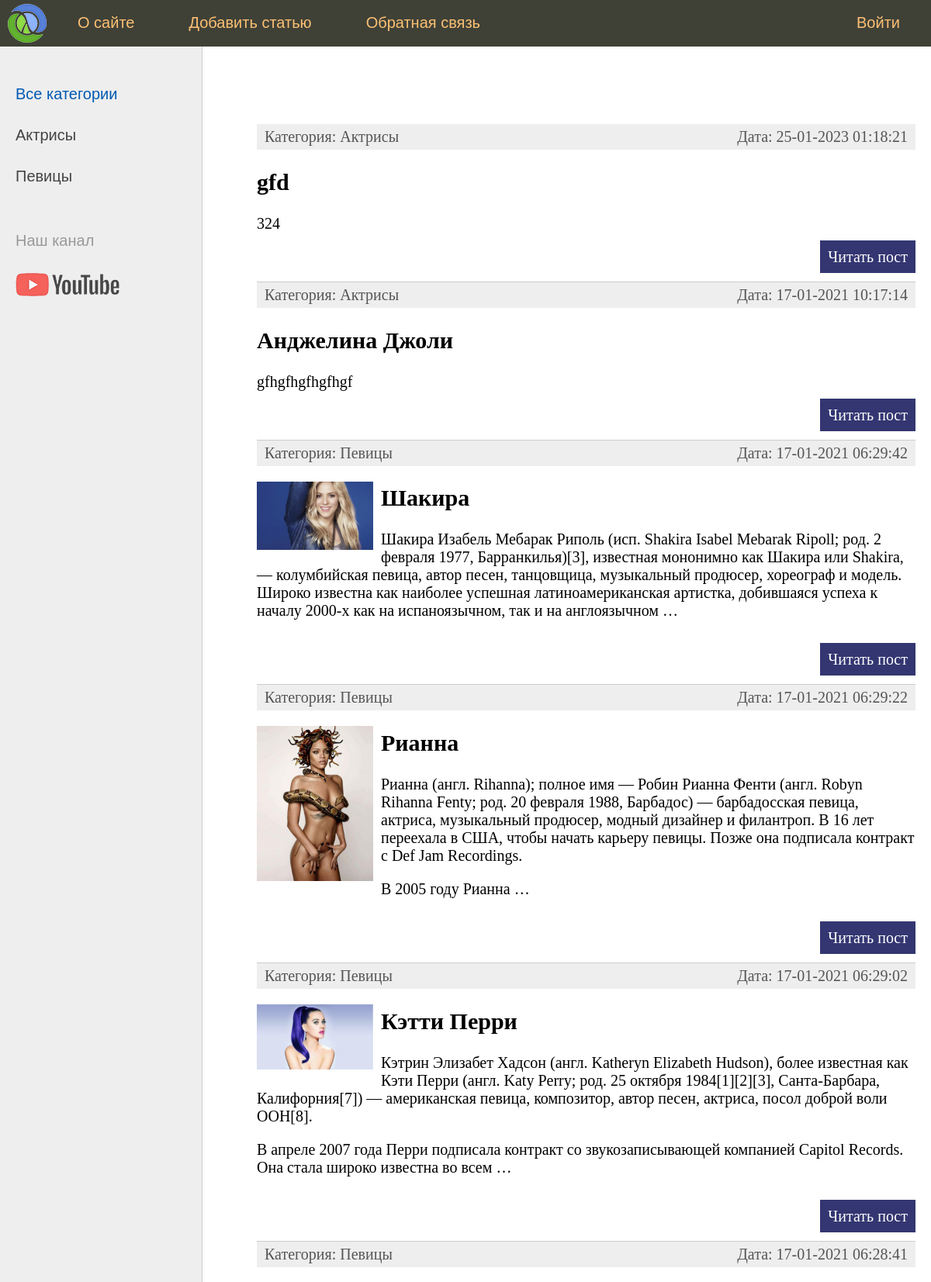
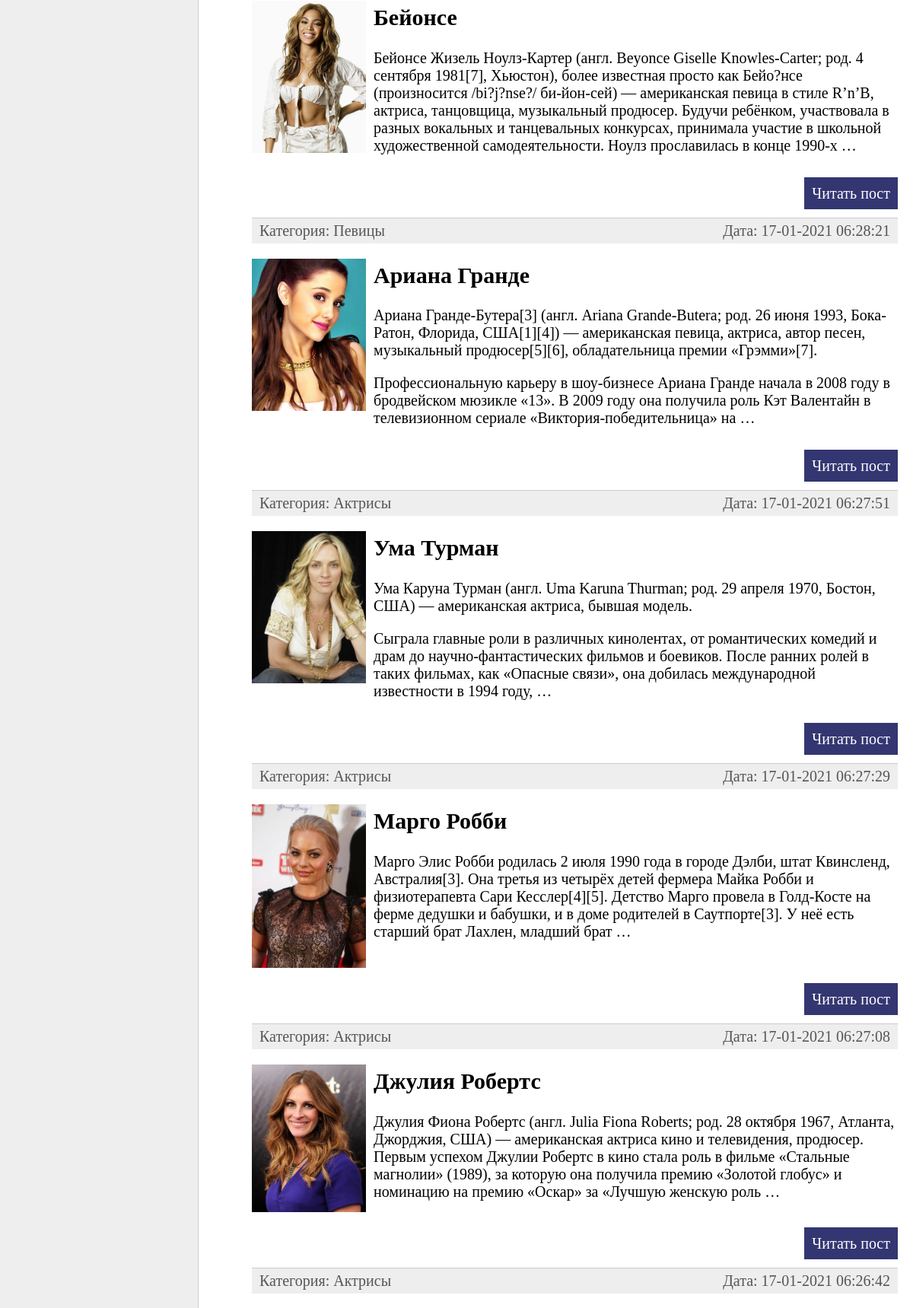
The page / (upper part) on the database its author committed (2 pictures, top to bottom).
### women/models.py (models this page shows, shortened)
class Category(models.Model):
    name = models.CharField(max_length=100, db_index=True, verbose_name="Категория")
    slug = models.SlugField(max_length=255, unique=True, db_index=True, verbose_name="URL")
    def __str__(self):
        return self.name
    def get_absolute_url(self):
        return reverse('category', kwargs={'cat_id': self.pk})
    class Meta:
        verbose_name = 'Категория'
        verbose_name_plural = 'Категории'
        ordering = ['id']

class Women(models.Model):
    title = models.CharField(max_length=255, verbose_name="Заголовок")
    slug = models.SlugField(max_length=255, unique=True, db_index=True, verbose_name="URL")
    content = models.TextField(blank=True, verbose_name="Текст статьи")
    photo = models.ImageField(upload_to="photos/%Y/%m/%d/", verbose_name="Фото")
    time_create = models.DateTimeField(auto_now_add=True, verbose_name="Время создания")
    time_update = models.DateTimeField(auto_now=True, verbose_name="Время изменения")
    is_published = models.BooleanField(default=True, verbose_name="Публикация")
    cat = models.ForeignKey('Category', on_delete=models.PROTECT, verbose_name="Категории")
    def get_absolute_url(self):
        return reverse('post', kwargs={'post_slug': self.slug})
    class Meta:
        verbose_name = 'Известные женщины'
        verbose_name_plural = 'Известные женщины'
        ordering = ['-time_create', 'title']

### women/views.py (the view)
# urls.py: path('', index, name='home'),
def index(request):
    posts = Women.objects.all()
    context = {
        'posts': posts,
        'menu': menu,
        'title': 'Главная страница',
        'cat_selected': 0,
    }
    return render(request, 'women/index.html', context=context)

### women/templatetags/women_tags.py (called while the page is built)
@register.inclusion_tag('women/list_categories.html')
def show_categories(sort=None, cat_selected=0):
    if not sort:
        cats = Category.objects.all()
    else:
        cats = Category.objects.order_by(sort)
    return {"cats": cats, "cat_selected": cat_selected}

### women/templates/women/index.html (shortened to what this page needs)
{% extends 'women/base.html' %}
{% block content %}
<ul class="list-articles">
	{% for p in posts %}
			<li><div class="article-panel">
	<p class="first">Категория: {{p.cat}}</p>
	<p class="last">Дата: {{p.time_update|date:"d-m-Y H:i:s"}}</p>
</div>
{% if p.photo %}
	<p><img class="img-article-left thumb" src="{{p.photo.url}}"></p>
{% endif %}
				<h2>{{p.title}}</h2>
	{% autoescape on %}
	{{p.content|linebreaks|truncatewords:50}}
	{% endautoescape %}
			<p class="link-read-post"><a href="{{ p.get_absolute_url }}">Читать пост</a></p>
			</li>
	{% endfor %}
</ul>
{% endblock %}

### women/templates/women/list_categories.html
{% for c in cats %}
	{% if c.pk == cat_selected %}
		<li class="selected">{{c.name}}</li>
	{% else %}
		<li><a href="{{ c.get_absolute_url }}">{{c.name}}</a></li>
	{% endif %}
{% endfor %}

### women/static/women/css/styles.css (style rules this page uses)
html, body { font-family: 'Arial'; margin: 0; padding: 0; height: 100%; width: 100%; color: #444; }
a { color: #0059b2; text-decoration: none; }
img { max-width: 600px; height: auto; }
img.img-article-left { max-width: 300px; height: auto; float: left; padding: 0 10px 10px 0; }
img.img-article-left.thumb { max-width: 150px; height: auto; }
p.link-read-post { text-align: right; }
p.link-read-post a { padding: 10px; min-width: 100px; background: #333671; color: #fff; text-decoration: none; }
div.article-panel { background: #eee; padding: 5px 10px 5px 10px; box-sizing border-box; overflow: hidden; color: #555; }
div.article-panel p.first { margin: 0; float: left; }
div.article-panel p.last { margin: 0; float: right; }
ul.list-articles { list-style: none; margin: 0; padding: 0; }
ul.list-articles li { border-bottom: 1px solid #ccc; }
.left-chapters ul li { margin: 30px 0 0 0; color: #999; }
.left-chapters ul li a { color: #444; text-decoration: none; }

### rows shown on the page
Category: name "Актрисы"
Category: name "Певицы"
Women: cat "Актрисы", time_update "25-01-2023 01:18:21", title "gfd", content "324"
Women: cat "Актрисы", time_update "17-01-2021 10:17:14", title "Анджелина Джоли", content "gfhgfhgfhgfhgf"
Women: cat "Певицы", time_update "17-01-2021 06:29:42", photo (picture), title "Шакира", content "Шакира Изабель Мебарак Риполь (исп. Shakira Isabel Mebarak Ripoll; род. 2 февраля 1977, Барранкилья)[3], известная мононимно как Шакира или Shakira, — колумбийская певица, автор песен, танцовщица, музыкальный продюсер, хореограф и модель. Широко известна как наиболее успешная латиноамериканская артистка, добившаяся успеха к началу 2000-х как на испаноязычном, так и на англоязычном …"
Women: cat "Певицы", time_update "17-01-2021 06:29:22", photo (picture), title "Рианна", content "Рианна (англ. Rihanna); полное имя — Робин Рианна Фенти (англ. Robyn Rihanna Fenty; род. 20 февраля 1988, Барбадос) — барбадосская певица, актриса, музыкальный продюсер, модный дизайнер и филантроп. В 16 лет переехала в США, чтобы начать карьеру певицы. Позже она подписала контракт с Def Jam Recordings. В 2005 году Рианна …"
Women: cat "Певицы", time_update "17-01-2021 06:29:02", photo (picture), title "Кэтти Перри", content "Кэтрин Элизабет Хадсон (англ. Katheryn Elizabeth Hudson), более известная как Кэти Перри (англ. Katy Perry; род. 25 октября 1984[1][2][3], Санта-Барбара, Калифорния[7]) — американская певица, композитор, автор песен, актриса, посол доброй воли ООН[8]. В апреле 2007 года Перри подписала контракт со звукозаписывающей компанией Capitol Records. Она стала широко известна во всем …"
Women: cat "Певицы", time_update "17-01-2021 06:28:41", photo (picture), title "Бейонсе", content "Бейонсе Жизель Ноулз-Картер (англ. Beyonce Giselle Knowles-Carter; род. 4 сентября 1981[7], Хьюстон), более известная просто как Бейо?нсе (произносится /bi?j?nse?/ би-йон-сей) — американская певица в стиле R’n’B, актриса, танцовщица, музыкальный продюсер. Будучи ребёнком, участвовала в разных вокальных и танцевальных конкурсах, принимала участие в школьной художественной самодеятельности. Ноулз прославилась в конце 1990-х …"
Women: cat "Певицы", time_update "17-01-2021 06:28:21", photo (picture), title "Ариана Гранде", content "Ариана Гранде-Бутера[3] (англ. Ariana Grande-Butera; род. 26 июня 1993, Бока-Ратон, Флорида, США[1][4]) — американская певица, актриса, автор песен, музыкальный продюсер[5][6], обладательница премии «Грэмми»[7]. Профессиональную карьеру в шоу-бизнесе Ариана Гранде начала в 2008 году в бродвейском мюзикле «13». В 2009 году она получила роль Кэт Валентайн в телевизионном сериале «Виктория-победительница» на …"
Women: cat "Актрисы", time_update "17-01-2021 06:27:51", photo (picture), title "Ума Турман", content "Ума Каруна Турман (англ. Uma Karuna Thurman; род. 29 апреля 1970, Бостон, США) — американская актриса, бывшая модель. Сыграла главные роли в различных кинолентах, от романтических комедий и драм до научно-фантастических фильмов и боевиков. После ранних ролей в таких фильмах, как «Опасные связи», она добилась международной известности в 1994 году, …"
Women: cat "Актрисы", time_update "17-01-2021 06:27:29", photo (picture), title "Марго Робби", content "Марго Элис Робби родилась 2 июля 1990 года в городе Дэлби, штат Квинсленд, Австралия[3]. Она третья из четырёх детей фермера Майка Робби и физиотерапевта Сари Кесслер[4][5]. Детство Марго провела в Голд-Косте на ферме дедушки и бабушки, и в доме родителей в Саутпорте[3]. У неё есть старший брат Лахлен, младший брат …"
Women: cat "Актрисы", time_update "17-01-2021 06:27:08", photo (picture), title "Джулия Робертс", content "Джулия Фиона Робертс (англ. Julia Fiona Roberts; род. 28 октября 1967, Атланта, Джорджия, США) — американская актриса кино и телевидения, продюсер. Первым успехом Джулии Робертс в кино стала роль в фильме «Стальные магнолии» (1989), за которую она получила премию «Золотой глобус» и номинацию на премию «Оскар» за «Лучшую женскую роль …"
Women: cat "Актрисы", time_update "17-01-2021 06:26:42"

### other values the page prints
{{ m.title }} "О сайте" "Добавить статью" "Обратная связь"
{{ m.title }} "Войти"
